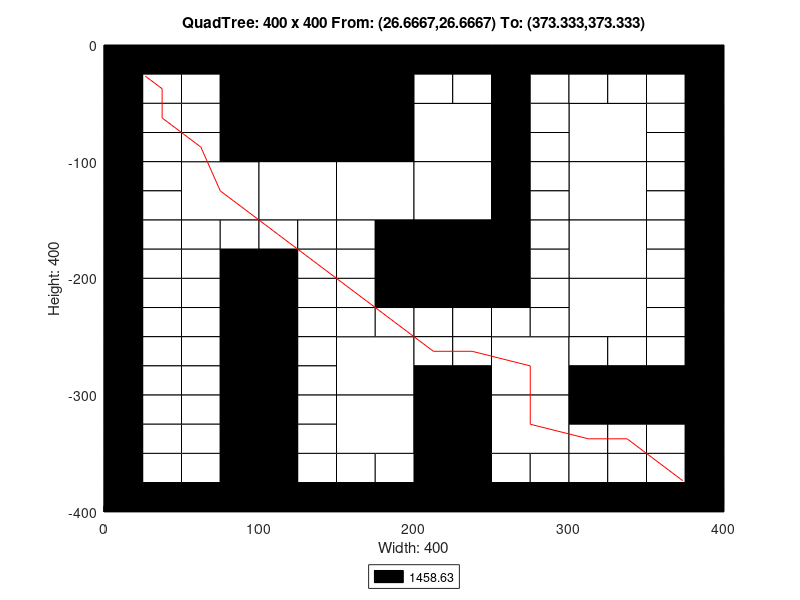

MATLAB code to generate this figure:
axis([0 400 -400 0]);
title('QuadTree: 400 x 400 From: (26.6667,26.6667) To: (373.333,373.333)');
xlabel('Width: 400');
ylabel('Height: 400');
rectangle('Position',[100 -100 100 100], 'FaceColor',[0 0 0]);
rectangle('Position',[50 -150 50 50], 'FaceColor',[1 1 1]);
rectangle('Position',[100 -150 50 50], 'FaceColor',[1 1 1]);
rectangle('Position',[150 -150 50 50], 'FaceColor',[1 1 1]);
rectangle('Position',[200 -100 50 50], 'FaceColor',[1 1 1]);
rectangle('Position',[300 -100 50 50], 'FaceColor',[1 1 1]);
rectangle('Position',[200 -150 50 50], 'FaceColor',[1 1 1]);
rectangle('Position',[200 -200 50 50], 'FaceColor',[0 0 0]);
rectangle('Position',[300 -150 50 50], 'FaceColor',[1 1 1]);
rectangle('Position',[300 -200 50 50], 'FaceColor',[1 1 1]);
rectangle('Position',[150 -300 50 50], 'FaceColor',[1 1 1]);
rectangle('Position',[150 -350 50 50], 'FaceColor',[1 1 1]);
rectangle('Position',[250 -300 50 50], 'FaceColor',[1 1 1]);
rectangle('Position',[300 -250 50 50], 'FaceColor',[1 1 1]);
rectangle('Position',[200 -350 50 50], 'FaceColor',[0 0 0]);
rectangle('Position',[250 -350 50 50], 'FaceColor',[1 1 1]);
rectangle('Position',[200 -400 50 50], 'FaceColor',[0 0 0]);
rectangle('Position',[0 -25 25 25], 'FaceColor',[0 0 0]);
rectangle('Position',[25 -25 25 25], 'FaceColor',[0 0 0]);
rectangle('Position',[0 -50 25 25], 'FaceColor',[0 0 0]);
rectangle('Position',[25 -50 25 25], 'FaceColor',[1 1 1]);
rectangle('Position',[50 -25 25 25], 'FaceColor',[0 0 0]);
rectangle('Position',[75 -25 25 25], 'FaceColor',[0 0 0]);
rectangle('Position',[50 -50 25 25], 'FaceColor',[1 1 1]);
rectangle('Position',[75 -50 25 25], 'FaceColor',[0 0 0]);
rectangle('Position',[0 -75 25 25], 'FaceColor',[0 0 0]);
rectangle('Position',[25 -75 25 25], 'FaceColor',[1 1 1]);
rectangle('Position',[0 -100 25 25], 'FaceColor',[0 0 0]);
rectangle('Position',[25 -100 25 25], 'FaceColor',[1 1 1]);
rectangle('Position',[50 -75 25 25], 'FaceColor',[1 1 1]);
rectangle('Position',[75 -75 25 25], 'FaceColor',[0 0 0]);
rectangle('Position',[50 -100 25 25], 'FaceColor',[1 1 1]);
rectangle('Position',[75 -100 25 25], 'FaceColor',[0 0 0]);
rectangle('Position',[0 -125 25 25], 'FaceColor',[0 0 0]);
rectangle('Position',[25 -125 25 25], 'FaceColor',[1 1 1]);
rectangle('Position',[0 -150 25 25], 'FaceColor',[0 0 0]);
rectangle('Position',[25 -150 25 25], 'FaceColor',[1 1 1]);
rectangle('Position',[0 -175 25 25], 'FaceColor',[0 0 0]);
rectangle('Position',[25 -175 25 25], 'FaceColor',[1 1 1]);
rectangle('Position',[0 -200 25 25], 'FaceColor',[0 0 0]);
rectangle('Position',[25 -200 25 25], 'FaceColor',[1 1 1]);
rectangle('Position',[50 -175 25 25], 'FaceColor',[1 1 1]);
rectangle('Position',[75 -175 25 25], 'FaceColor',[1 1 1]);
rectangle('Position',[50 -200 25 25], 'FaceColor',[1 1 1]);
rectangle('Position',[75 -200 25 25], 'FaceColor',[0 0 0]);
rectangle('Position',[100 -175 25 25], 'FaceColor',[1 1 1]);
rectangle('Position',[125 -175 25 25], 'FaceColor',[1 1 1]);
rectangle('Position',[100 -200 25 25], 'FaceColor',[0 0 0]);
rectangle('Position',[125 -200 25 25], 'FaceColor',[1 1 1]);
rectangle('Position',[150 -175 25 25], 'FaceColor',[1 1 1]);
rectangle('Position',[175 -175 25 25], 'FaceColor',[0 0 0]);
rectangle('Position',[150 -200 25 25], 'FaceColor',[1 1 1]);
rectangle('Position',[175 -200 25 25], 'FaceColor',[0 0 0]);
rectangle('Position',[200 -25 25 25], 'FaceColor',[0 0 0]);
rectangle('Position',[225 -25 25 25], 'FaceColor',[0 0 0]);
rectangle('Position',[200 -50 25 25], 'FaceColor',[1 1 1]);
rectangle('Position',[225 -50 25 25], 'FaceColor',[1 1 1]);
rectangle('Position',[250 -25 25 25], 'FaceColor',[0 0 0]);
rectangle('Position',[275 -25 25 25], 'FaceColor',[0 0 0]);
rectangle('Position',[250 -50 25 25], 'FaceColor',[0 0 0]);
rectangle('Position',[275 -50 25 25], 'FaceColor',[1 1 1]);
rectangle('Position',[250 -75 25 25], 'FaceColor',[0 0 0]);
rectangle('Position',[275 -75 25 25], 'FaceColor',[1 1 1]);
rectangle('Position',[250 -100 25 25], 'FaceColor',[0 0 0]);
rectangle('Position',[275 -100 25 25], 'FaceColor',[1 1 1]);
rectangle('Position',[300 -25 25 25], 'FaceColor',[0 0 0]);
rectangle('Position',[325 -25 25 25], 'FaceColor',[0 0 0]);
rectangle('Position',[300 -50 25 25], 'FaceColor',[1 1 1]);
rectangle('Position',[325 -50 25 25], 'FaceColor',[1 1 1]);
rectangle('Position',[350 -25 25 25], 'FaceColor',[0 0 0]);
rectangle('Position',[375 -25 25 25], 'FaceColor',[0 0 0]);
rectangle('Position',[350 -50 25 25], 'FaceColor',[1 1 1]);
rectangle('Position',[375 -50 25 25], 'FaceColor',[0 0 0]);
rectangle('Position',[350 -75 25 25], 'FaceColor',[1 1 1]);
rectangle('Position',[375 -75 25 25], 'FaceColor',[0 0 0]);
rectangle('Position',[350 -100 25 25], 'FaceColor',[1 1 1]);
rectangle('Position',[375 -100 25 25], 'FaceColor',[0 0 0]);
rectangle('Position',[250 -125 25 25], 'FaceColor',[0 0 0]);
rectangle('Position',[275 -125 25 25], 'FaceColor',[1 1 1]);
rectangle('Position',[250 -150 25 25], 'FaceColor',[0 0 0]);
rectangle('Position',[275 -150 25 25], 'FaceColor',[1 1 1]);
rectangle('Position',[250 -175 25 25], 'FaceColor',[0 0 0]);
rectangle('Position',[275 -175 25 25], 'FaceColor',[1 1 1]);
rectangle('Position',[250 -200 25 25], 'FaceColor',[0 0 0]);
rectangle('Position',[275 -200 25 25], 'FaceColor',[1 1 1]);
rectangle('Position',[350 -125 25 25], 'FaceColor',[1 1 1]);
rectangle('Position',[375 -125 25 25], 'FaceColor',[0 0 0]);
rectangle('Position',[350 -150 25 25], 'FaceColor',[1 1 1]);
rectangle('Position',[375 -150 25 25], 'FaceColor',[0 0 0]);
rectangle('Position',[350 -175 25 25], 'FaceColor',[1 1 1]);
rectangle('Position',[375 -175 25 25], 'FaceColor',[0 0 0]);
rectangle('Position',[350 -200 25 25], 'FaceColor',[1 1 1]);
rectangle('Position',[375 -200 25 25], 'FaceColor',[0 0 0]);
rectangle('Position',[0 -225 25 25], 'FaceColor',[0 0 0]);
rectangle('Position',[25 -225 25 25], 'FaceColor',[1 1 1]);
rectangle('Position',[0 -250 25 25], 'FaceColor',[0 0 0]);
rectangle('Position',[25 -250 25 25], 'FaceColor',[1 1 1]);
rectangle('Position',[50 -225 25 25], 'FaceColor',[1 1 1]);
rectangle('Position',[75 -225 25 25], 'FaceColor',[0 0 0]);
rectangle('Position',[50 -250 25 25], 'FaceColor',[1 1 1]);
rectangle('Position',[75 -250 25 25], 'FaceColor',[0 0 0]);
rectangle('Position',[0 -275 25 25], 'FaceColor',[0 0 0]);
rectangle('Position',[25 -275 25 25], 'FaceColor',[1 1 1]);
rectangle('Position',[0 -300 25 25], 'FaceColor',[0 0 0]);
rectangle('Position',[25 -300 25 25], 'FaceColor',[1 1 1]);
rectangle('Position',[50 -275 25 25], 'FaceColor',[1 1 1]);
rectangle('Position',[75 -275 25 25], 'FaceColor',[0 0 0]);
rectangle('Position',[50 -300 25 25], 'FaceColor',[1 1 1]);
rectangle('Position',[75 -300 25 25], 'FaceColor',[0 0 0]);
rectangle('Position',[100 -225 25 25], 'FaceColor',[0 0 0]);
rectangle('Position',[125 -225 25 25], 'FaceColor',[1 1 1]);
rectangle('Position',[100 -250 25 25], 'FaceColor',[0 0 0]);
rectangle('Position',[125 -250 25 25], 'FaceColor',[1 1 1]);
rectangle('Position',[150 -225 25 25], 'FaceColor',[1 1 1]);
rectangle('Position',[175 -225 25 25], 'FaceColor',[0 0 0]);
rectangle('Position',[150 -250 25 25], 'FaceColor',[1 1 1]);
rectangle('Position',[175 -250 25 25], 'FaceColor',[1 1 1]);
rectangle('Position',[100 -275 25 25], 'FaceColor',[0 0 0]);
rectangle('Position',[125 -275 25 25], 'FaceColor',[1 1 1]);
rectangle('Position',[100 -300 25 25], 'FaceColor',[0 0 0]);
rectangle('Position',[125 -300 25 25], 'FaceColor',[1 1 1]);
rectangle('Position',[0 -325 25 25], 'FaceColor',[0 0 0]);
rectangle('Position',[25 -325 25 25], 'FaceColor',[1 1 1]);
rectangle('Position',[0 -350 25 25], 'FaceColor',[0 0 0]);
rectangle('Position',[25 -350 25 25], 'FaceColor',[1 1 1]);
rectangle('Position',[50 -325 25 25], 'FaceColor',[1 1 1]);
rectangle('Position',[75 -325 25 25], 'FaceColor',[0 0 0]);
rectangle('Position',[50 -350 25 25], 'FaceColor',[1 1 1]);
rectangle('Position',[75 -350 25 25], 'FaceColor',[0 0 0]);
rectangle('Position',[0 -375 25 25], 'FaceColor',[0 0 0]);
rectangle('Position',[25 -375 25 25], 'FaceColor',[1 1 1]);
rectangle('Position',[0 -400 25 25], 'FaceColor',[0 0 0]);
rectangle('Position',[25 -400 25 25], 'FaceColor',[0 0 0]);
rectangle('Position',[50 -375 25 25], 'FaceColor',[1 1 1]);
rectangle('Position',[75 -375 25 25], 'FaceColor',[0 0 0]);
rectangle('Position',[50 -400 25 25], 'FaceColor',[0 0 0]);
rectangle('Position',[75 -400 25 25], 'FaceColor',[0 0 0]);
rectangle('Position',[100 -325 25 25], 'FaceColor',[0 0 0]);
rectangle('Position',[125 -325 25 25], 'FaceColor',[1 1 1]);
rectangle('Position',[100 -350 25 25], 'FaceColor',[0 0 0]);
rectangle('Position',[125 -350 25 25], 'FaceColor',[1 1 1]);
rectangle('Position',[100 -375 25 25], 'FaceColor',[0 0 0]);
rectangle('Position',[125 -375 25 25], 'FaceColor',[1 1 1]);
rectangle('Position',[100 -400 25 25], 'FaceColor',[0 0 0]);
rectangle('Position',[125 -400 25 25], 'FaceColor',[0 0 0]);
rectangle('Position',[150 -375 25 25], 'FaceColor',[1 1 1]);
rectangle('Position',[175 -375 25 25], 'FaceColor',[1 1 1]);
rectangle('Position',[150 -400 25 25], 'FaceColor',[0 0 0]);
rectangle('Position',[175 -400 25 25], 'FaceColor',[0 0 0]);
rectangle('Position',[200 -225 25 25], 'FaceColor',[0 0 0]);
rectangle('Position',[225 -225 25 25], 'FaceColor',[0 0 0]);
rectangle('Position',[200 -250 25 25], 'FaceColor',[1 1 1]);
rectangle('Position',[225 -250 25 25], 'FaceColor',[1 1 1]);
rectangle('Position',[250 -225 25 25], 'FaceColor',[0 0 0]);
rectangle('Position',[275 -225 25 25], 'FaceColor',[1 1 1]);
rectangle('Position',[250 -250 25 25], 'FaceColor',[1 1 1]);
rectangle('Position',[275 -250 25 25], 'FaceColor',[1 1 1]);
rectangle('Position',[200 -275 25 25], 'FaceColor',[1 1 1]);
rectangle('Position',[225 -275 25 25], 'FaceColor',[1 1 1]);
rectangle('Position',[200 -300 25 25], 'FaceColor',[0 0 0]);
rectangle('Position',[225 -300 25 25], 'FaceColor',[0 0 0]);
rectangle('Position',[350 -225 25 25], 'FaceColor',[1 1 1]);
rectangle('Position',[375 -225 25 25], 'FaceColor',[0 0 0]);
rectangle('Position',[350 -250 25 25], 'FaceColor',[1 1 1]);
rectangle('Position',[375 -250 25 25], 'FaceColor',[0 0 0]);
rectangle('Position',[300 -275 25 25], 'FaceColor',[1 1 1]);
rectangle('Position',[325 -275 25 25], 'FaceColor',[1 1 1]);
rectangle('Position',[300 -300 25 25], 'FaceColor',[0 0 0]);
rectangle('Position',[325 -300 25 25], 'FaceColor',[0 0 0]);
rectangle('Position',[350 -275 25 25], 'FaceColor',[1 1 1]);
rectangle('Position',[375 -275 25 25], 'FaceColor',[0 0 0]);
rectangle('Position',[350 -300 25 25], 'FaceColor',[0 0 0]);
rectangle('Position',[375 -300 25 25], 'FaceColor',[0 0 0]);
rectangle('Position',[250 -375 25 25], 'FaceColor',[1 1 1]);
rectangle('Position',[275 -375 25 25], 'FaceColor',[1 1 1]);
rectangle('Position',[250 -400 25 25], 'FaceColor',[0 0 0]);
rectangle('Position',[275 -400 25 25], 'FaceColor',[0 0 0]);
rectangle('Position',[300 -325 25 25], 'FaceColor',[0 0 0]);
rectangle('Position',[325 -325 25 25], 'FaceColor',[0 0 0]);
rectangle('Position',[300 -350 25 25], 'FaceColor',[1 1 1]);
rectangle('Position',[325 -350 25 25], 'FaceColor',[1 1 1]);
rectangle('Position',[350 -325 25 25], 'FaceColor',[0 0 0]);
rectangle('Position',[375 -325 25 25], 'FaceColor',[0 0 0]);
rectangle('Position',[350 -350 25 25], 'FaceColor',[1 1 1]);
rectangle('Position',[375 -350 25 25], 'FaceColor',[0 0 0]);
rectangle('Position',[300 -375 25 25], 'FaceColor',[1 1 1]);
rectangle('Position',[325 -375 25 25], 'FaceColor',[1 1 1]);
rectangle('Position',[300 -400 25 25], 'FaceColor',[0 0 0]);
rectangle('Position',[325 -400 25 25], 'FaceColor',[0 0 0]);
rectangle('Position',[350 -375 25 25], 'FaceColor',[1 1 1]);
rectangle('Position',[375 -375 25 25], 'FaceColor',[0 0 0]);
rectangle('Position',[350 -400 25 25], 'FaceColor',[0 0 0]);
rectangle('Position',[375 -400 25 25], 'FaceColor',[0 0 0]);
X=[373.333,362.5,337.5,312.5,275,275,237.5,212.5,187.5,162.5,137.5,112.5,75,62.5,37.5,37.5,26.6667];
Y=[-373.333,-362.5,-337.5,-337.5,-325,-275,-262.5,-262.5,-237.5,-212.5,-187.5,-162.5,-125,-87.5,-62.5,-37.5,-26.6667];
hold on;
plot(X,Y,'r');
legend('1458.63','Location','southoutside');
